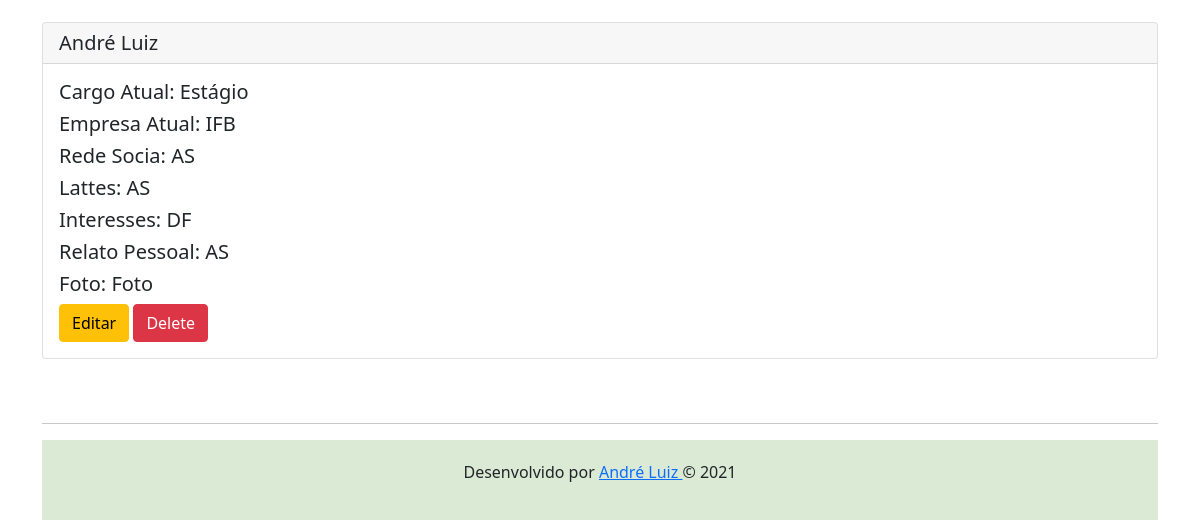
The page /gerenciaraluno/ (lower part) on the database as committed earlier.
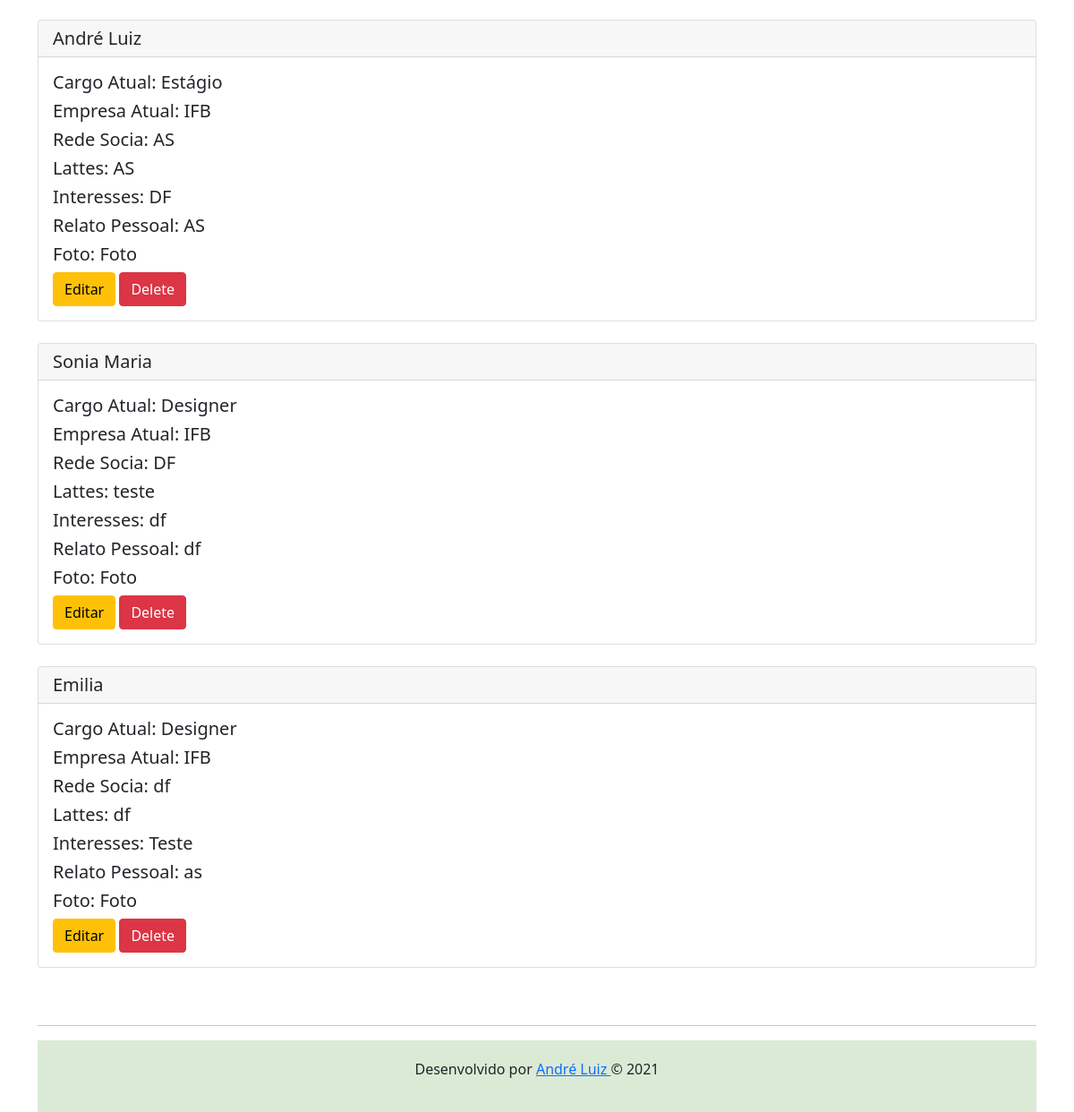
The same page on the database as committed later.
### perfis/models.py (models this page shows, shortened)
class Alunos(models.Model):
    nome = models.CharField(max_length=255, null=False)
    email = models.CharField(max_length=255, null=False)
    foto = models.CharField(max_length=255, null=False)
    cargo_atual = models.CharField(max_length=255, null=False)
    empresa_atual = models.CharField(max_length=255, null=False)
    rede_social = models.CharField(max_length=255, null=False)
    lattes = models.CharField(max_length=255, null=False)
    interesses = models.CharField(max_length=255, null=False)
    relato_pessoal = models.CharField(max_length=255, null=False)
    contatos = models.ManyToManyField('self')
    usuario = models.OneToOneField(User, on_delete=models.CASCADE, related_name="alunos")
    @property
    def email(self):
        return self.usuario.email

### usuarios/views.py (the view)
# urls.py: path('gerenciaraluno/', GerenciarAlunosView.as_view(), name='gerenciaraluno'),
class GerenciarAlunosView(ListView):
    models = Alunos
    template_name = 'gerenciar_alunos.html'
    queryset = Alunos.objects.all()
    context_object_name = 'listaralunos'

### usuarios/templates/gerenciar_alunos.html (shortened to what this page needs)
{% extends "base.html" %}
{% block body %}
<div class="col-lg-12">
    <br>
    {% for listaraluno in listaralunos %}
    <div class="card">
        <h5 class="card-header">{{listaraluno.nome}}</h5>
        <div class="card-body">
          <h5 class="card-title">Cargo Atual: {{listaraluno.cargo_atual }}</h5>
          <h5 class="card-title">Empresa Atual: {{listaraluno.empresa_atual }}</h5>
          <h5 class="card-title">Rede Socia: {{listaraluno.rede_social}}</h5>
          <h5 class="card-title">Lattes: {{listaraluno.lattes}}</h5>
          <h5 class="card-title">Interesses: {{listaraluno.interesses}}</h5>
          <h5 class="card-title">Relato Pessoal: {{listaraluno.relato_pessoal }}</h5>
          <h5 class="card-title">Foto: {{listaraluno.foto }}</h5>
            <a class="btn btn-warning" href="#">Editar</a>
            <a class="btn btn-danger" href="{% url 'del_aluno' listaraluno.pk%}">Delete</a>
        </div>
    </div>
    <br>
    {% endfor %}
</div>
{% endblock %}

Rows that differ between the two databases and show on the page:
added Alunos: nome "Sonia Maria", cargo_atual "Designer", empresa_atual "IFB", rede_social "DF", lattes "teste", interesses "df", relato_pessoal "df", foto "Foto"
added Alunos: nome "Emilia", cargo_atual "Designer", empresa_atual "IFB", rede_social "df", lattes "df", interesses "Teste", relato_pessoal "as", foto "Foto"
